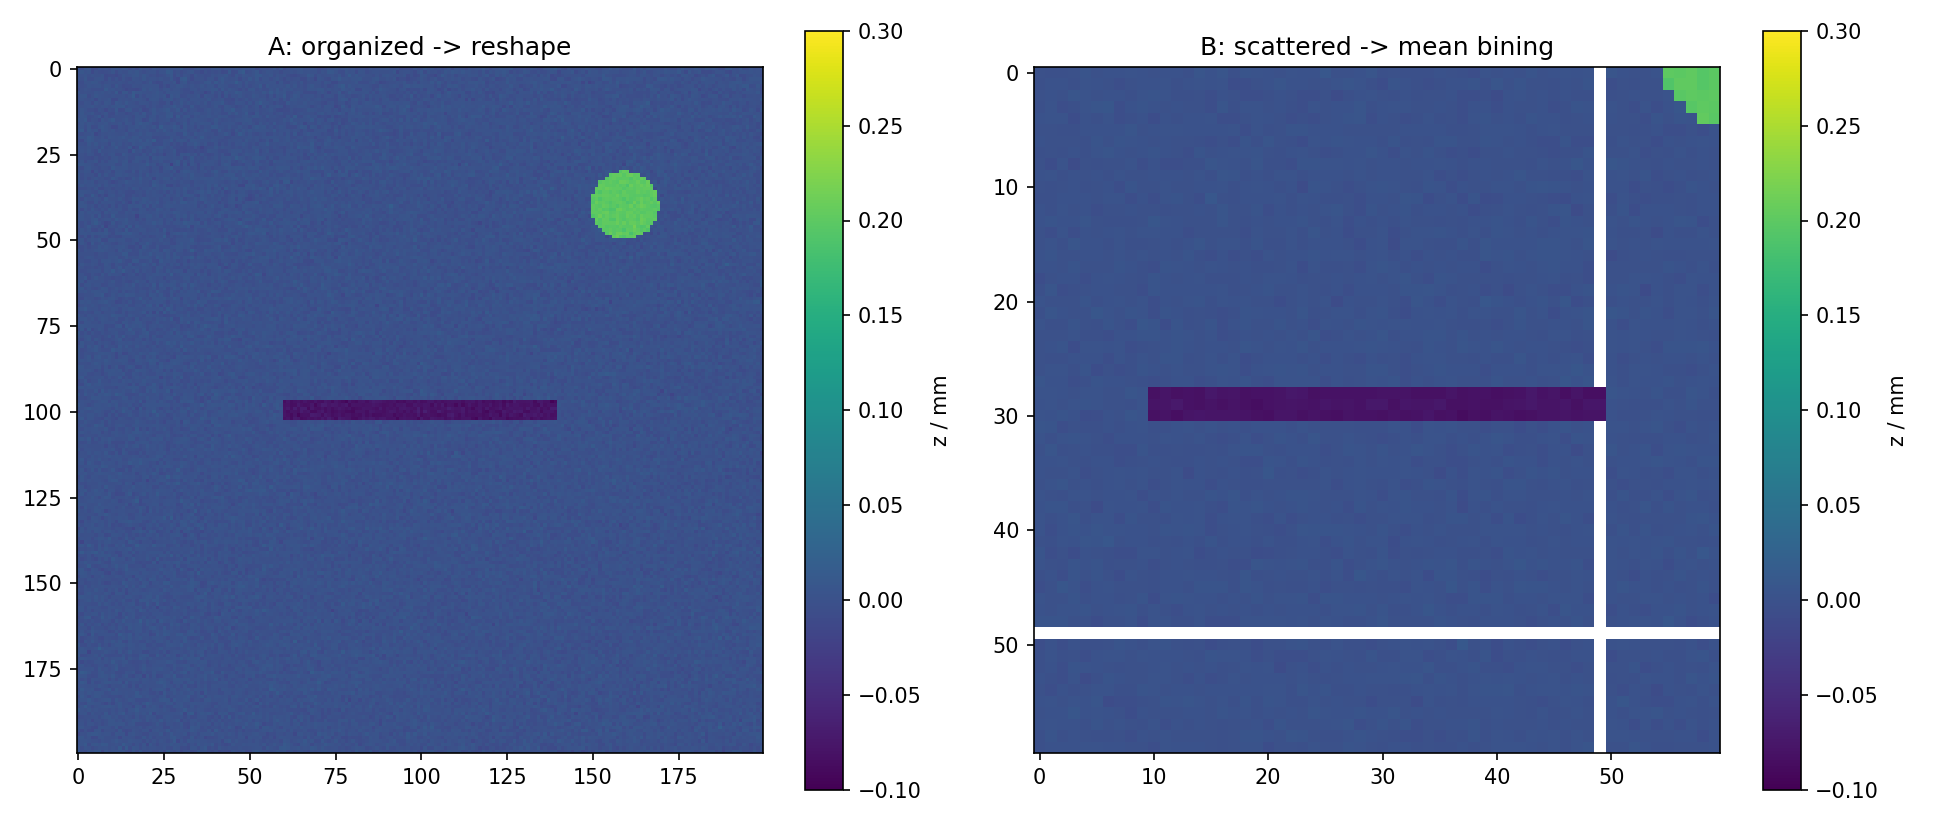

Reproduce this figure in Python.
import numpy as np
import matplotlib.pyplot as plt
from pathlib import Path

OUT = Path(__file__).parent

# ===== Part A: 有组织点云 → 高度图（reshape 即可）====
raw = np.load(OUT / "plate.npy")          # (400, 3)
grid = raw.reshape(200, 200, 3)           # 点本来就是按 200×200 网格逐行生成的
height_org = grid[:, :, 2]                # 高度图 = z 通道
print("Part A 高度图形状:", height_org.shape)   # (200, 200)，无空洞

# ===== Part B: 散点 → 高度图（mean bining）====
clean = np.load(OUT / "clean_pts.npy")    # 练习2 的流水线产出
print("清洗后点数:", len(clean))

res = 0.1                                  # 分辨率 mm/像素——和降采样后的点距匹配
x_min, y_min = clean[:, 0].min(), clean[:, 1].min()
nx = int(np.floor((clean[:, 0].max() - x_min) / res)) + 1
ny = int(np.floor((clean[:, 1].max() - y_min) / res)) + 1

ix = ((clean[:, 0] - x_min) / res).astype(int)   # 每个点属于哪列
iy = ((clean[:, 1] - y_min) / res).astype(int)   # 每个点属于哪行

# bincount 数每格点数 + 累每格 z 总和（压成一维再 reshape 回二维）
idx = iy * nx + ix
cnt = np.bincount(idx, minlength=nx * ny).reshape(ny, nx)
zsum = np.bincount(idx, weights=clean[:, 2], minlength=nx * ny).reshape(ny, nx)

height = np.full((ny, nx), np.nan)        # 先全填 NaN
has = cnt > 0
height[has] = zsum[has] / cnt[has]        # 有点的格子取均值
print(f"Part B 高度图: {ny}×{nx} 像素, 空格占比 {np.mean(~has) * 100:.1f}%")

np.save(OUT / "heightmap.npy", height.astype(np.float32))   # NaN 会原样保留

# ===== Part C: 并排对比 =====
fig, axes = plt.subplots(1, 2, figsize=(13, 5.5))
for ax, h, t in [(axes[0], height_org, "A: organized -> reshape"),
                 (axes[1], height,     "B: scattered -> mean bining")]:
    sc = ax.imshow(h, cmap="viridis", vmin=-0.1, vmax=0.3)   # 同一色域才能对比
    ax.set_title(t)
    fig.colorbar(sc, ax=ax, label="z / mm")
plt.tight_layout()
plt.savefig(OUT / "ex3_heightmap.png", dpi=150)
print("已保存 ex3_heightmap.png")
